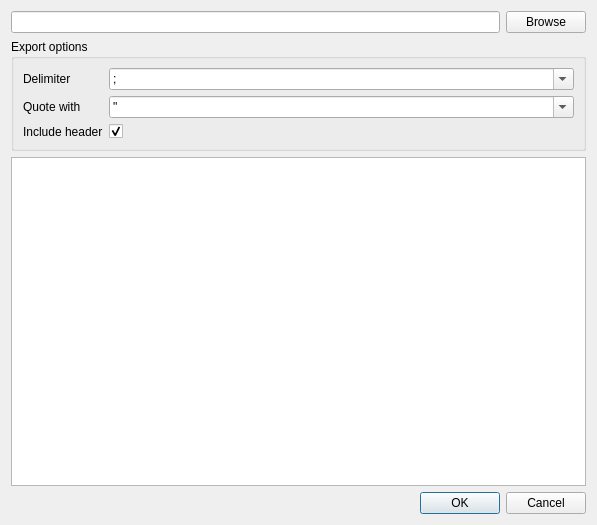
<?xml version="1.0" encoding="UTF-8"?>
<ui version="4.0">
 <class>ExportQueryDialog</class>
 <widget class="QDialog" name="ExportQueryDialog">
  <property name="geometry">
   <rect>
    <x>0</x>
    <y>0</y>
    <width>597</width>
    <height>525</height>
   </rect>
  </property>
  <property name="windowTitle">
   <string>Export data</string>
  </property>
  <layout class="QVBoxLayout" name="verticalLayout_2">
   <item>
    <layout class="QHBoxLayout" name="horizontalLayout">
     <item>
      <widget class="QLineEdit" name="linedit_outputFilePath"/>
     </item>
     <item>
      <widget class="QPushButton" name="pushButton">
       <property name="text">
        <string>Browse</string>
       </property>
      </widget>
     </item>
    </layout>
   </item>
   <item>
    <widget class="QGroupBox" name="groupBox">
     <property name="title">
      <string>Export options</string>
     </property>
     <property name="flat">
      <bool>true</bool>
     </property>
     <layout class="QFormLayout" name="formLayout">
      <item row="0" column="0">
       <widget class="QLabel" name="label">
        <property name="text">
         <string>Delimiter</string>
        </property>
       </widget>
      </item>
      <item row="0" column="1">
       <widget class="QComboBox" name="combobox_delimiter">
        <property name="minimumSize">
         <size>
          <width>80</width>
          <height>0</height>
         </size>
        </property>
        <property name="editable">
         <bool>true</bool>
        </property>
        <item>
         <property name="text">
          <string>;</string>
         </property>
        </item>
        <item>
         <property name="text">
          <string>,</string>
         </property>
        </item>
        <item>
         <property name="text">
          <string>|</string>
         </property>
        </item>
       </widget>
      </item>
      <item row="1" column="1">
       <widget class="QComboBox" name="combobox_quote">
        <property name="minimumSize">
         <size>
          <width>80</width>
          <height>0</height>
         </size>
        </property>
        <property name="editable">
         <bool>true</bool>
        </property>
        <item>
         <property name="text">
          <string>&quot;</string>
         </property>
        </item>
        <item>
         <property name="text">
          <string>'</string>
         </property>
        </item>
       </widget>
      </item>
      <item row="1" column="0">
       <widget class="QLabel" name="label_2">
        <property name="text">
         <string>Quote with</string>
        </property>
       </widget>
      </item>
      <item row="2" column="1">
       <widget class="QCheckBox" name="checkbox_includeHeader">
        <property name="text">
         <string/>
        </property>
        <property name="checked">
         <bool>true</bool>
        </property>
       </widget>
      </item>
      <item row="2" column="0">
       <widget class="QLabel" name="label_3">
        <property name="text">
         <string>Include header</string>
        </property>
       </widget>
      </item>
     </layout>
    </widget>
   </item>
   <item>
    <layout class="QHBoxLayout" name="horizontalLayout_2">
     <item>
      <widget class="QPlainTextEdit" name="textedit_preview">
       <property name="acceptDrops">
        <bool>false</bool>
       </property>
       <property name="undoRedoEnabled">
        <bool>false</bool>
       </property>
       <property name="lineWrapMode">
        <enum>QPlainTextEdit::NoWrap</enum>
       </property>
       <property name="readOnly">
        <bool>true</bool>
       </property>
      </widget>
     </item>
    </layout>
   </item>
   <item>
    <layout class="QHBoxLayout" name="horizontalLayout_3">
     <item>
      <widget class="QLabel" name="label_error">
       <property name="text">
        <string/>
       </property>
      </widget>
     </item>
     <item>
      <widget class="QDialogButtonBox" name="buttonBox">
       <property name="orientation">
        <enum>Qt::Horizontal</enum>
       </property>
       <property name="standardButtons">
        <set>QDialogButtonBox::Cancel|QDialogButtonBox::Ok</set>
       </property>
      </widget>
     </item>
    </layout>
   </item>
  </layout>
 </widget>
 <resources/>
 <connections>
  <connection>
   <sender>buttonBox</sender>
   <signal>accepted()</signal>
   <receiver>ExportQueryDialog</receiver>
   <slot>accept()</slot>
   <hints>
    <hint type="sourcelabel">
     <x>248</x>
     <y>254</y>
    </hint>
    <hint type="destinationlabel">
     <x>157</x>
     <y>274</y>
    </hint>
   </hints>
  </connection>
  <connection>
   <sender>buttonBox</sender>
   <signal>rejected()</signal>
   <receiver>ExportQueryDialog</receiver>
   <slot>reject()</slot>
   <hints>
    <hint type="sourcelabel">
     <x>316</x>
     <y>260</y>
    </hint>
    <hint type="destinationlabel">
     <x>286</x>
     <y>274</y>
    </hint>
   </hints>
  </connection>
 </connections>
</ui>
